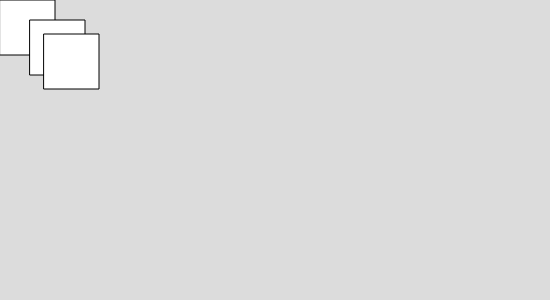
Frame 1 (no input)
Frame 60 (no input): identical to frame 1, image omitted
Frame 120 (the mouse pressed at the canvas centre since frame 60): identical to frame 1, image omitted

The p5.js sketch that drew this single still picture (run headless with seeded random() and noise() and a simulated clock; from frame 60 on, the mouse is pressed at the canvas centre):

// p5.js sketch
// ── sketch.js
function setup() {
  createCanvas(550, 300);
}

function draw() {
  background(220);
  rect(0, 0, 55, 55); // Draw rect at original 0,0
  translate(30, 20);
  rect(0, 0, 55, 55); // Draw rect at new 0,0
  translate(14, 14);
  rect(0, 0, 55, 55); // Draw rect at new 0,0
}
